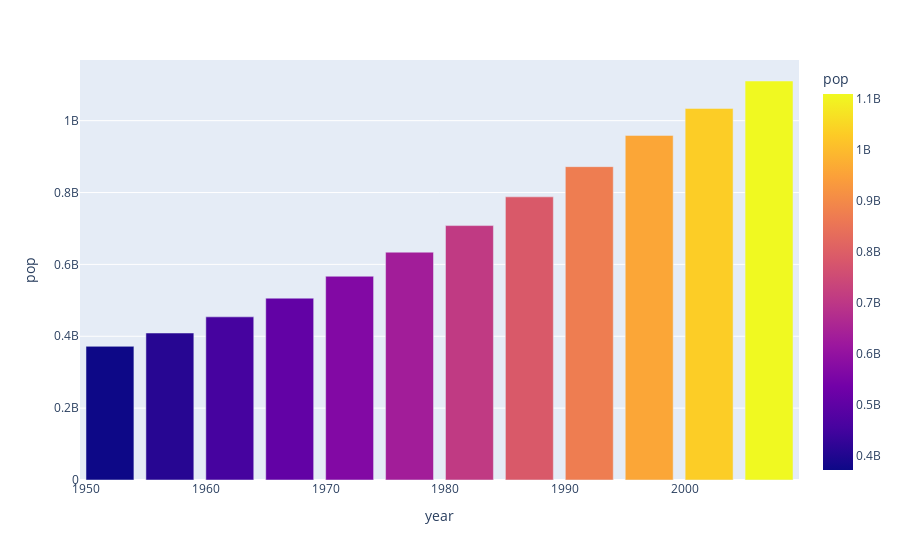

Notebook code cell kept with this figure:
### Code cell
fig=px.bar(india_data,x='year',y='pop',color='pop')
fig.show()

### Figure 1 — Plotly figure (JSON) as saved in the notebook; plotly's stock layout.template omitted (floating-point values rounded to 4 significant figures)
{"data": [{"alignmentgroup": "True", "hovertemplate": "year=%{x}<br>pop=%{marker.color}<extra></extra>", "legendgroup": "", "marker": {"color": [372000000, 409000000, 454000000, 506000000, 567000000, 634000000, 708000000, 788000000, 872000000, 959000000, 1034172547, 1110396331], "coloraxis": "coloraxis", "pattern": {"shape": ""}}, "name": "", "offsetgroup": "", "orientation": "v", "showlegend": false, "textposition": "auto", "type": "bar", "x": [1952, 1957, 1962, 1967, 1972, 1977, 1982, 1987, 1992, 1997, 2002, 2007], "xaxis": "x", "y": [372000000, 409000000, 454000000, 506000000, 567000000, 634000000, 708000000, 788000000, 872000000, 959000000, 1034172547, 1110396331], "yaxis": "y"}], "layout": {"barmode": "relative", "coloraxis": {"colorbar": {"title": {"text": "pop"}}, "colorscale": [[0, "#0d0887"], [0.1111, "#46039f"], [0.2222, "#7201a8"], [0.3333, "#9c179e"], [0.4444, "#bd3786"], [0.5556, "#d8576b"], [0.6667, "#ed7953"], [0.7778, "#fb9f3a"], [0.8889, "#fdca26"], [1, "#f0f921"]]}, "legend": {"tracegroupgap": 0}, "margin": {"t": 60}, "xaxis": {"anchor": "y", "domain": [0, 1], "title": {"text": "year"}}, "yaxis": {"anchor": "x", "domain": [0, 1], "title": {"text": "pop"}}}}
